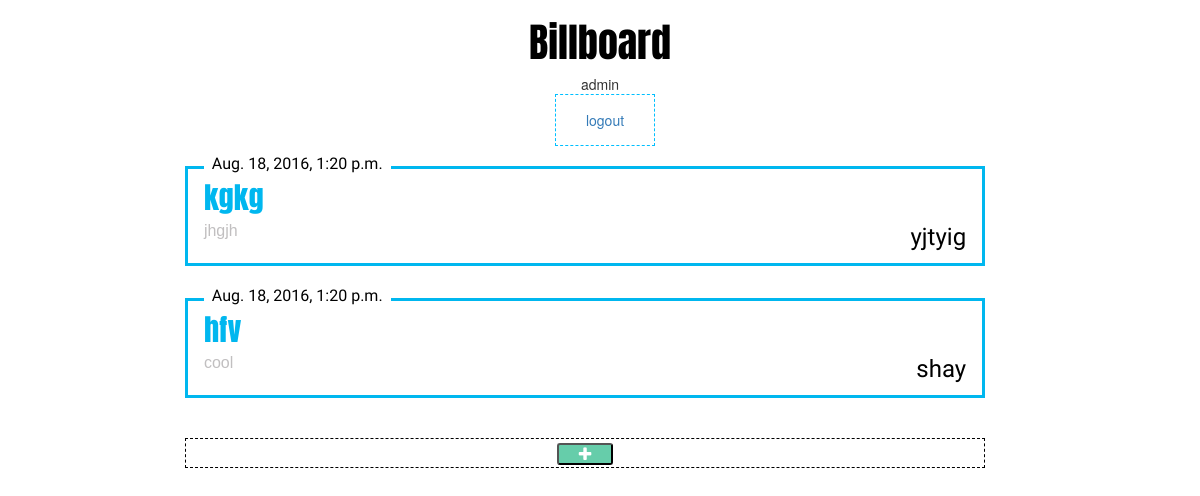
The app's page /messageboard/ (signed in), older data.
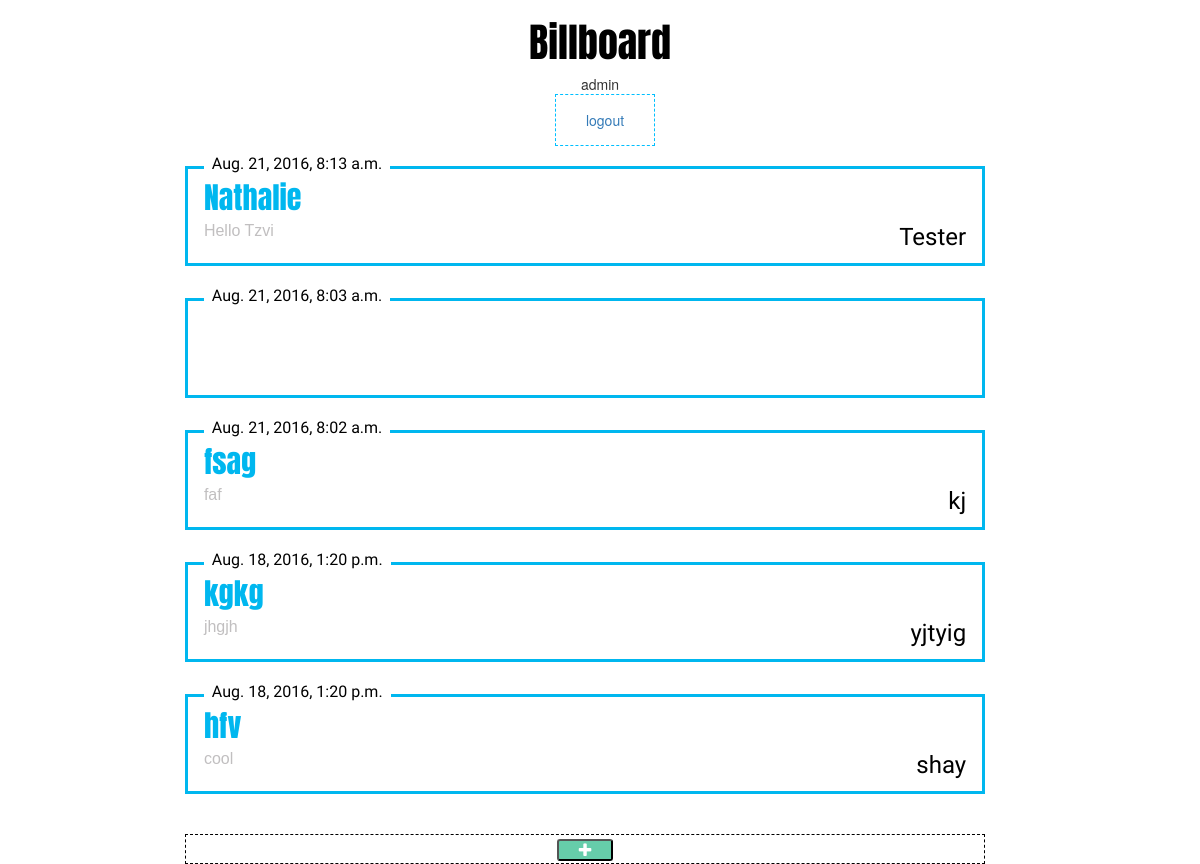
The same page, newer data.
### messageboard/models.py (models this page shows, shortened)
class Message(models.Model):
    title = models.CharField(max_length=50)
    text = models.TextField()
    pub_date = models.DateTimeField('date published')
    user_name = models.CharField(max_length=30)

### messageboard/views.py (the view)
class IndexView(generic.ListView):
    template_name = 'messageboard/index.html'
    context_object_name = 'message_list'
    def get_queryset(self):
        return Message.objects.order_by('-pub_date')[:5]

### messageboard/templates/messageboard/index.html (shortened to what this page needs)
{% load static %}
<link rel="stylesheet" type="text/css" href="{% static 'messageboard/billboard.css' %}"/>
<link rel="stylesheet" type="text/css" href="https://maxcdn.bootstrapcdn.com/bootstrap/3.3.7/css/bootstrap.min.css">
<link rel="stylesheet" type="text/css"
      href="https://maxcdn.bootstrapcdn.com/font-awesome/4.6.3/css/font-awesome.min.css">
<body class="relative centered">
<h1 class="title centered row">Billboard</h1>
{{ user }}
{% if user.is_anonymous %}
    <br/>
    <div class="user-login-logout-register"><a href="{% url 'django.contrib.auth.views.login' %}">login</a></div>
    <div class="user-login-logout-register"><a href="{% url 'register' %}">Register</a></div>
    <a href="{% url 'social:begin' backend='linkedin-oauth2' %}" class="button">LinkedIn</a>
    <a href="{% url 'social:begin' 'twitter' %}?next={{ request.path }}" class="button">Twitter</a>
    <br/>
{% else %}
    <br/>
    <div class="user-login-logout-register"><a href="{% url 'django.contrib.auth.views.logout' %}">logout</a></div>
    <br/>
{% endif %}
<br/>
{% if user.is_authenticated %}
    <div class="max-width-container horiz-align-center-div">
        {% for message in message_list %}
            <div class="row message-box centered">
                <div class="message-date">{{ message.pub_date }}</div>
                <div class="message-title">{{ message.title }}</div>
                <div class="message-text">{{ message.text }}</div>
                <div class="message-signature">{{ message.user_name }}</div>
            </div>
        {% empty %}
            <div class=" row no-messages-text centered">No messages... <br>
                Click the '+' button to add a new message
            </div>
        {% endfor %}
        <div class="row plus-button-container centered">
            <button id="plus" class="clickable centered"><i class="fa fa-plus" aria-hidden="true"></i></button>
        </div>
    </div>
{% endif %}
</body>

### messageboard/static/messageboard/billboard.css (style rules this page uses)
.plus-button-container { border: 1px black dashed; max-width: 800px; height: 30px; margin-top: 5%; }
.max-width-container { max-width: 800px; }
.title { font-family: "Anton", sans-serif; color: black; font-size: 40px; }
.message-box { max-width: 800px; height: auto; border: 3px solid #00B7EF; min-height: 100px; margin-bottom: 4%; }
.message-date { font-family: "Poiret One", sans-serif; font-size: 16px; color: black; float: left; position: relative; margin-top: -2%; margin-left: 2%; background-color: white; padding-left: 1%; padding-right: 1%; }
.message-title { font-family: "Anton", sans-serif; color: #00B7EF; font-size: 30px; text-align: left; margin-left: 2%; margin-top: 1%; }
.message-text { font-family: Arial, sans-serif; font-size: 16px; float: left; color: #C1BFC0; margin-left: 2%; text-align: left; }
.message-signature { font-family: "Pinyon Script", sans-serif; font-size: 24px; color: black; text-align: right; margin-right: 2%; }
.plus-button-container { border: 1px black dashed; max-width: 800px; }
#plus { font-size: 16px; background-color: #66CDAA; color: white; border-radius: 3px; margin-top: 0.5%; width: 7%; }
.clickable { cursor: pointer; }
.centered { text-align: center; }
.relative { position: relative; top: 0; bottom: 0; }
.horiz-align-center-div { margin:auto; }
.user-login-logout-register { display: inline-block; border: 1px deepskyblue dashed; text-align: center; vertical-align: middle; padding: 15px 30px 15px 30px; margin-left: 10px; width: auto; }

Row changes from the older to the newer data that the page shows:
added Message: pub_date "Aug. 21, 2016, 8:13 a.m.", title "Nathalie", text "Hello Tzvi", user_name "Tester"
added Message: pub_date "Aug. 21, 2016, 8:03 a.m."
added Message: pub_date "Aug. 21, 2016, 8:02 a.m.", title "fsag", text "faf", user_name "kj"
